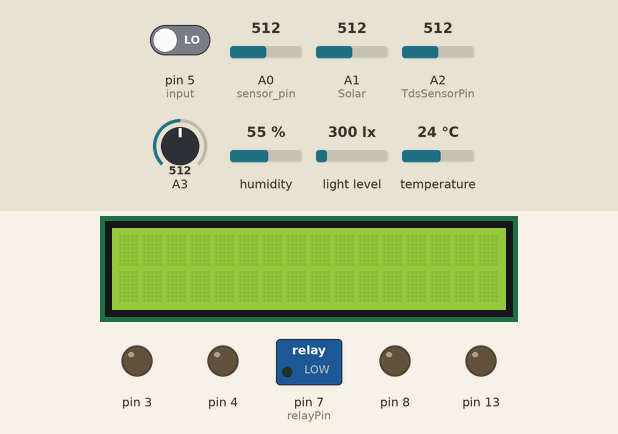
Simulated run of this sketch. Board: Arduino Uno, built with avr-gcc and run on an emulated ATmega328P. On the bench: 16×2 character LCD, switched loads named in the sketch (green lamp = pin HIGH), output pins drawn as LEDs (lit = HIGH). Inputs (shaded band) come from the test bench; at power-on: A1 (Solar) = 512, A0 (sensor_pin) = 512, humidity 55 %, light level 300 lx, A2 (TdsSensorPin) = 512, pin 5 (input) LOW, A3 = 512, temperature 24 °C. What the sketch prints to the serial monitor is not drawn.

Above: at 1.2 s.
1.3 s: A1 (Solar) set to 601
6.6 s: A1 (Solar) set to 627
At 11.4 s:
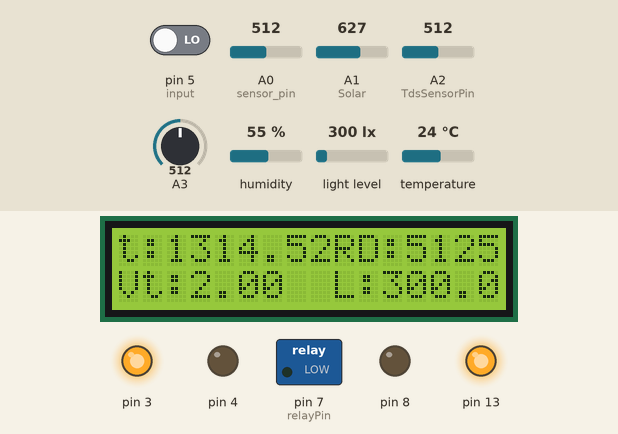
13.7 s: A0 (sensor_pin) set to 503
At 17.9 s:
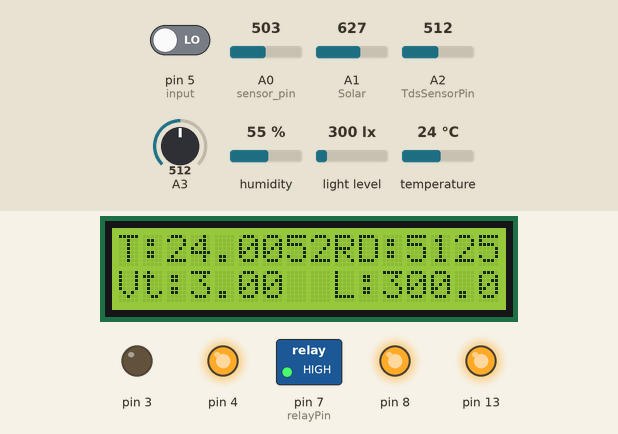
20.8 s: humidity set to 22 %
At 28.8 s:
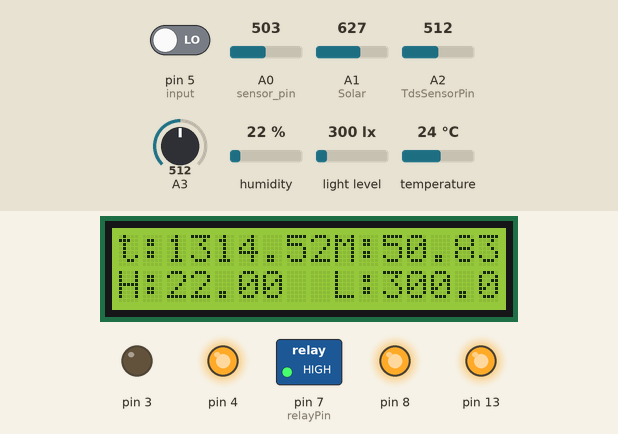
31.0 s: light level set to 40 lx
At 41.9 s:
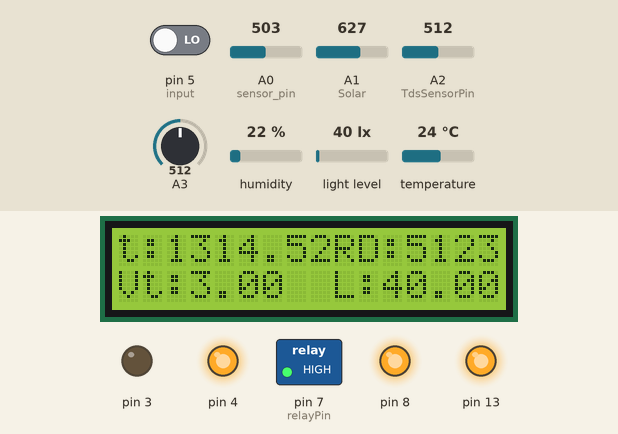
42.2 s: A2 (TdsSensorPin) set to 716
At 50.7 s:
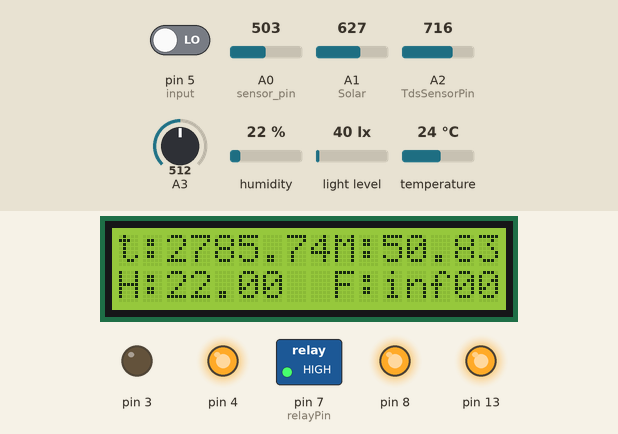
Timing chart, 0 to 51.4 s (numbered marks = the images above; inputs shaded):
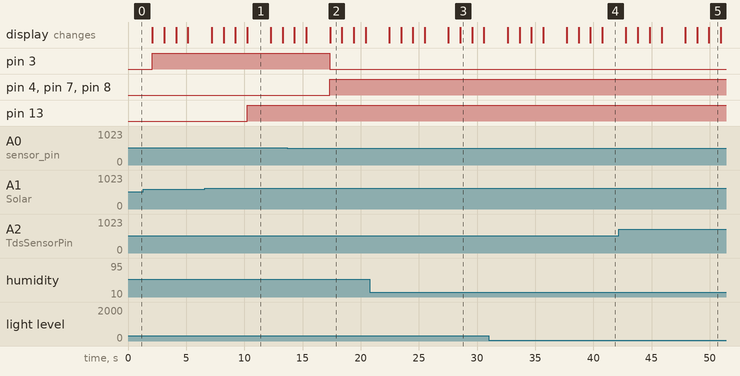

The sketch:

Main_CODE.ino
```cpp
#include <DHT.h>
#include <BH1750.h>
#include <Wire.h>
#include <LiquidCrystal_I2C.h>
// #include "dht.h"
// #define dht_apin A1// Analog Pin sensor is connected to
// #define dht_apin 12
#define DHTPIN 12
#define DHTTYPE DHT11


//tds
#include <EEPROM.h>
#include "GravityTDS.h"

#define TdsSensorPin A2
//
DHT dht(DHTPIN, DHTTYPE);
BH1750 lightMeter;

LiquidCrystal_I2C lcd(0x27,16,2);

const int sensor_pin = A0;
const int relayPin = 7; /* Soil moisture sensor O/P pin */

//solar
int solar_cell = 0;


//Water Flow sensor
int X;
int Y;
float TIME = 0;
float FREQUENCY = 0;
float WATER = 0;
float TOTAL = 0;
float LS = 0;
const int input = 5;
//
//tds
  GravityTDS gravityTds;
 float temperature = 25,tdsValue = 0;

//

void setup() {
  Serial.begin(9600);
  dht.begin();
  Wire.begin();      //LIGHT
  lightMeter.begin(); //LIGHT
  pinMode (1 , INPUT);
  pinMode(input,INPUT);
  pinMode(3, OUTPUT);
  pinMode(13, OUTPUT);
  pinMode(A1, INPUT); //Solar
  pinMode(relayPin, OUTPUT);
  lcd.init();
  lcd.clear();
  lcd.backlight();
  pinMode(8, OUTPUT);
  pinMode(4, OUTPUT);
  pinMode(3, OUTPUT);/* Define baud rate for serial communication */
  //tds
  gravityTds.setPin(TdsSensorPin);
    gravityTds.setAref(5.0);  //reference voltage on ADC, default 5.0V on Arduino UNO
    gravityTds.setAdcRange(1024);  //1024 for 10bit ADC;4096 for 12bit ADC
    gravityTds.begin();  //initialization

  //


}

void loop() {
  //  DHT.read11(dht_apin);
  // dht.read(DHTPIN);
  float t = dht.readTemperature();
  float h = dht.readHumidity();
  float moisture_percentage;
  int sensor_analog;
//RAINDROP

  int value = analogRead(A3);
  int digital = digitalRead(1);

//

//LIGHT INTENSITY
  float lux = lightMeter.readLightLevel();

//

//tds
    gravityTds.setTemperature(temperature);  // set the temperature and execute temperature compensation
    gravityTds.update();  //sample and calculate
    tdsValue = gravityTds.getTdsValue();  // then get the value
    // Serial.print(tdsValue,0);
    // Serial.println("ppm");
    // delay(1000);
//
//solar
solar_cell = (analogRead(A1) * (5.001 / 1023.001));
  // Serial.println(solar_cell);
  // Serial.setCursor(0, 0);
  // Serial.print("\nSolar Cell Volt");
  // Serial.setCursor(0, 1);
  // Serial.print("\nValue = ");
//  Serial.setCursor(10, 1);
  // Serial.print(solar_cell);
  // delay(1000);
   if(solar_cell >= 3){
    digitalWrite(13, HIGH);
  };


  //water flow code
    X = pulseIn(input, HIGH);
    Y = pulseIn(input, LOW);
    TIME = X + Y;
    FREQUENCY = 1000000/TIME;
    WATER = FREQUENCY/7.5;
    LS = WATER/60;


  //

  // Wait for 5 seconds
  // Wait for another 5 seconds

  sensor_analog = analogRead(sensor_pin);
  moisture_percentage = ( 100 - ( (sensor_analog/1023.00) * 100 ) );


   // Serial.print(moisture_percentage);
  if (moisture_percentage >= 50.00) {
    digitalWrite(8, HIGH);
    digitalWrite(4, HIGH);
    digitalWrite(3, LOW);
    digitalWrite(relayPin, HIGH); // Turn on the relay module and pump

  } else {
    digitalWrite(8, LOW);
    digitalWrite(4, LOW);
    digitalWrite(3, HIGH);
    digitalWrite(relayPin, LOW);
    // delay(1000); // Turn off the relay module and pump

  }
  // delay(1000);
  lcd.setCursor(0,0);
  lcd.print("T:");
  lcd.print(t);
  delay(1000);


  //tds
   lcd.setCursor(0,0);
  lcd.print("t:");
  lcd.print(tdsValue);


  //
  lcd.setCursor(0,1);
  lcd.print("H:");
  lcd.print(h);
  // delay(1000);

  lcd.setCursor(9,0);
  lcd.print("M:");
  lcd.print(moisture_percentage);
  delay(1000);

  lcd.setCursor(9,1);
  lcd.print("F:");
  lcd.print(FREQUENCY);
  delay(1000);
  //INTENSITY

  lcd.setCursor(9,1);
  lcd.print("L:");
  lcd.print(lux);


  //
  //solar

  lcd.setCursor(0,1);
  lcd.print("Vt:");
  lcd.print(float(solar_cell));
  //

  //RAINDROP

  lcd.setCursor(9,0);
  lcd.print("RD:");
  lcd.print(value);


  //


  // Serial.print("\n\n");


  if(t > 31)
    {
      // digitalWrite(13, HIGH);
      digitalWrite(2, HIGH);   // turn the LED on (HIGH is the voltage level)
      // delay(1000);                       // wait for a second
    }
    else
    {
      //  digitalWrite(13, LOW);
       digitalWrite(2, LOW);   // turn the LED on (HIGH is the voltage level)
      // delay(1000);                       // wait for a second
    }

  Serial.print(t);
  Serial.print(",");
  Serial.print(h);
  Serial.print(",");
  Serial.print(moisture_percentage);
  Serial.print(",");
  Serial.print(lux);
  Serial.print(",");
  Serial.print(value);
  Serial.print(",");
  Serial.print(solar_cell);
  Serial.print(",");
  Serial.print(tdsValue);
  Serial.print(",");
  Serial.println(FREQUENCY);


}
    // delay(1000);//Wait 5 seconds before accessing sensor again.
```

Measured:
- the behaviour switches between 613 and 614 on A1 (Solar) (found by bisection; images 0 and 1)
- the behaviour switches between 512 and 511 on A0 (sensor_pin) (found by bisection; images 1 and 2)
- after the input at 6.6 s, pin 13: LOW → HIGH after 3.7 s
- after the input at 13.7 s, pin 3: HIGH → LOW after 3.7 s; pin 4, pin 7 (relayPin), pin 8: LOW → HIGH after 3.7 s
- what the display in image 1 shows lasts 2.1 s, from 10.2 s to 12.3 s
- what the display in image 2 shows lasts 1.0 s, from 17.4 s to 18.4 s
